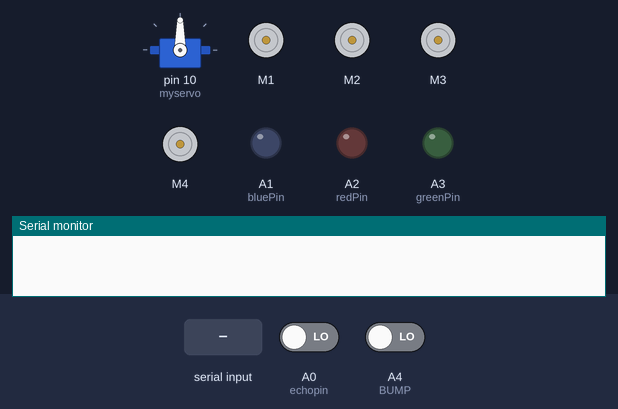
This sketch was run on a simulated Arduino Uno, built with avr-gcc and run on an emulated ATmega328P. On the bench: servo, 4 × DC motor (green arrow = forward, orange = backward, longer = faster), output pins drawn as LEDs (lit = HIGH), the last lines printed to the serial monitor. Inputs (shaded band) come from the test bench; at power-on: A0 (echopin) LOW, A4 (BUMP) LOW. Pins used as bus, display or sensor lines are not drawn.

Above: at 1.2 s.
1.3 s: "b" received over the second serial link
At 1.8 s:
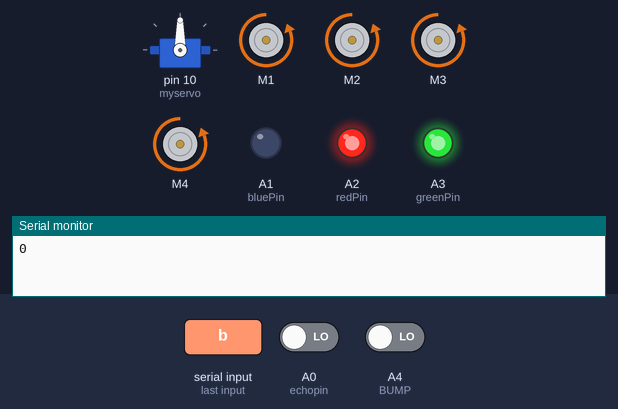
2.8 s: "f" received over the second serial link
At 3.4 s:
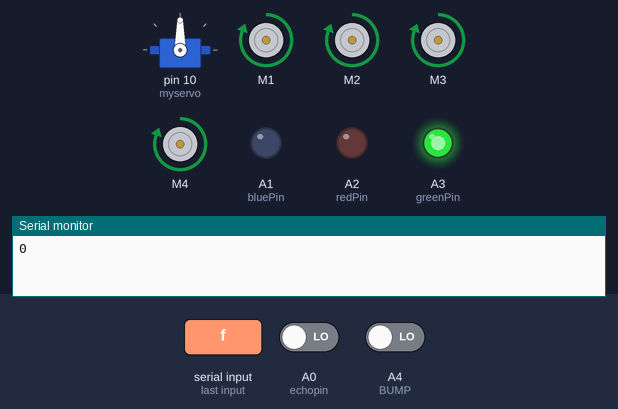
4.3 s: "l" received over the second serial link
At 4.6 s:
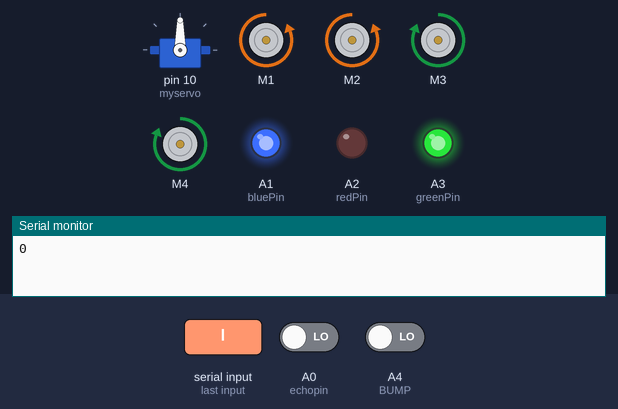
5.8 s: "r" received over the second serial link
At 6.9 s:
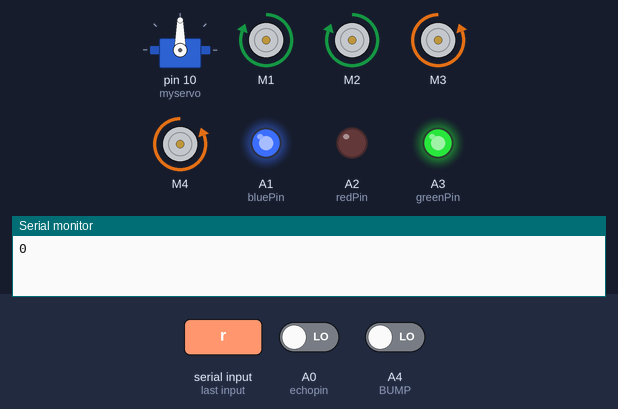
7.3 s: "s" received over the second serial link
At 8.0 s:
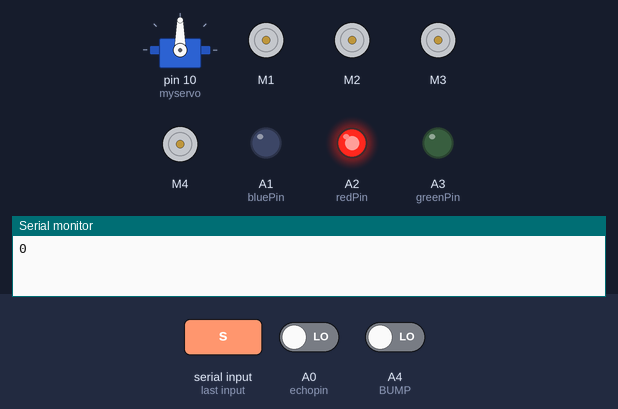
8.8 s: "a" received over the second serial link
At 12.2 s:
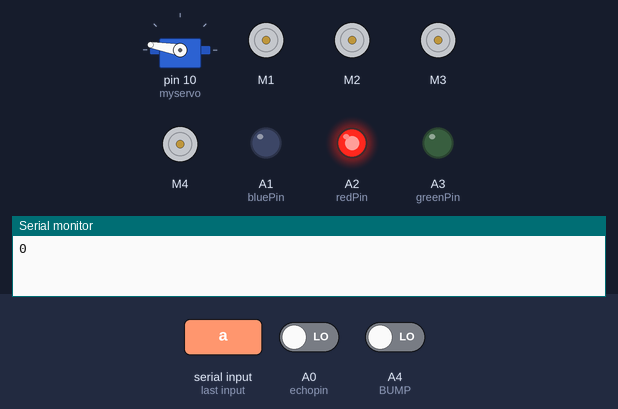
Timing chart, 0 to 14.9 s (numbered marks = the images above; inputs shaded):
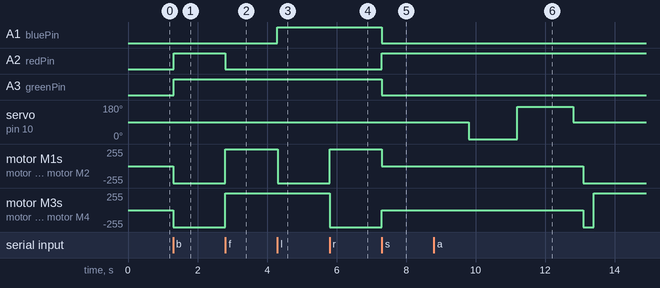

The sketch:

obstacle_avoid.ino
```cpp
#include "AFMotor.h"
#include <SoftwareSerial.h>
#include <Servo.h>
#define echopin A0
#define trigpin A5
#define RC_CAR_MODE 0
#define AVOID_CAR_MODE 1
#define BUMP A4

Servo myservo;

const int MOTOR_1 = 1;
const int MOTOR_2 = 2;
const int MOTOR_3 = 3;
const int MOTOR_4 = 4;

AF_DCMotor MOTOR1(MOTOR_1, MOTOR12_64KHZ);
AF_DCMotor MOTOR2(MOTOR_2, MOTOR12_64KHZ);
AF_DCMotor MOTOR3(MOTOR_3, MOTOR12_64KHZ);
AF_DCMotor MOTOR4(MOTOR_4, MOTOR12_64KHZ);

int greenPin = A3;
int redPin = A2;
int bluePin = A1;
int distance_L, distance_F, distance_R;
long distance;
int val = 0;
int set = 25;
int mode = RC_CAR_MODE;

SoftwareSerial BTSerial(2, 3);
#define ActionTime 3000

void setup()
{
 Serial.begin(9600);
 myservo.attach(10);
 myservo.write(90);
 pinMode(BUMP, INPUT);
 pinMode(trigpin, OUTPUT);
 pinMode(echopin, INPUT);
 MOTOR1.setSpeed(255);
 MOTOR2.setSpeed(255);
 MOTOR3.setSpeed(255);
 MOTOR4.setSpeed(255);
 BTSerial.begin(9600);
}

void crash()
{
 val = digitalRead(BUMP);
 Serial.println(val);
 delay(20);
 if (val == 1)
 {
 setColor(255, 0, 255);
 delay(200);
 setColor(0, 0, 0);
 delay(200);
 setColor(255, 0, 255);
 delay(200);
 setColor(0, 0, 0);
 }
}

void setColor(int red, int green, int blue)
{
 analogWrite(redPin, red);
 analogWrite(greenPin, green);
 analogWrite(bluePin, blue);
}

long data()
{
 digitalWrite(trigpin, LOW);
 delayMicroseconds(2);
 digitalWrite(trigpin, HIGH);
 delayMicroseconds(10);
 distance = pulseIn(echopin, HIGH);
 return distance / 29 / 2;
}

void compareDistance()
{
 if (distance_L > distance_R)
 {
 MOTOR1.run(BACKWARD);
 MOTOR2.run(BACKWARD);
 MOTOR3.run(FORWARD);
 MOTOR4.run(FORWARD);
 delay(350);
 }
 else if (distance_R > distance_L)
 {
 MOTOR1.run(FORWARD);
 MOTOR2.run(FORWARD);
 MOTOR3.run(BACKWARD);
 MOTOR4.run(BACKWARD);
 delay(350);
 }
 else
 {
 MOTOR1.run(BACKWARD);
 MOTOR2.run(BACKWARD);
 MOTOR3.run(BACKWARD);
 MOTOR4.run(BACKWARD);
 delay(300);
 MOTOR1.run(BACKWARD);
 MOTOR2.run(BACKWARD);
 MOTOR3.run(FORWARD);
 MOTOR4.run(FORWARD);
 delay(500);
 }
}

void hc_sr4()
{
 MOTOR1.run(RELEASE);
 MOTOR2.run(RELEASE);
 MOTOR3.run(RELEASE);
 MOTOR4.run(RELEASE);
 myservo.write(0);
 delay(300);
 distance_R = data();
 delay(100);
 myservo.write(170);
 delay(500);
 distance_L = data();
 delay(100);
 myservo.write(90);
 delay(300);
 compareDistance();
}

void Stop_Release()
{
 MOTOR1.run(RELEASE);
 MOTOR2.run(RELEASE);
 MOTOR3.run(RELEASE);
 MOTOR4.run(RELEASE);
 setColor(255, 0, 0);
 delay(20);
}

void Go_Forward()
{
 MOTOR1.run(FORWARD);
 MOTOR2.run(FORWARD);
 MOTOR3.run(FORWARD);
 MOTOR4.run(FORWARD);
 setColor(0, 255, 0);
 delay(20);
}

void Go_Backward()
{
 MOTOR1.run(BACKWARD);
 MOTOR2.run(BACKWARD);
 MOTOR3.run(BACKWARD);
 MOTOR4.run(BACKWARD);
 crash();
 setColor(255, 255, 0);
 delay(20);
}

void Go_Left()
{
 MOTOR1.run(BACKWARD);
 MOTOR2.run(BACKWARD);
 MOTOR3.run(FORWARD);
 MOTOR4.run(FORWARD);
 setColor(0, 255, 255);
 delay(20);
}

void Go_Right()
{
 MOTOR1.run(FORWARD);
 MOTOR2.run(FORWARD);
 MOTOR3.run(BACKWARD);
 MOTOR4.run(BACKWARD);
 setColor(0, 255, 255);
 delay(20);
}

void RC_CAR()
{
 if (BTSerial.available())
 {
 char cmd = (char)BTSerial.read();
 if (cmd == 'f')
 {
 Go_Forward();
 }
 else if (cmd == 'l')
 {
 Go_Left();
 }
 else if (cmd == 'r')
 {
 Go_Right();
 }
 else if (cmd == 'b')
 {
 Go_Backward();
 }
 else if (cmd == 's')
 {
 Stop_Release();
 }
 else if (cmd == 'a')
 {
 mode = AVOID_CAR_MODE;
 }
 }
}

void AVOID_CAR()
{
 distance_F = data();
 if (distance_F > set)
 {
 MOTOR1.run(FORWARD);
 MOTOR2.run(FORWARD);
 MOTOR3.run(FORWARD);
 MOTOR4.run(FORWARD);
 }
 else
 {
 hc_sr4();
 }
 if (BTSerial.available())
 {
 char cmd = (char)BTSerial.read();
 if (cmd == 'q')
 {
 mode = RC_CAR_MODE;
 }
 }
}

void loop()
{
 if (mode == RC_CAR_MODE)
 {
 RC_CAR();
 }
 else if (mode == AVOID_CAR_MODE)
 {
 AVOID_CAR();
 }
}
```

Measured:
- after the input at 1.3 s, A2 (redPin), A3 (greenPin): LOW → HIGH at once; motor M1–4: stopped → backward 255/255 at once
- after the input at 2.8 s, A2 (redPin): HIGH → LOW at once; motor M1–4: backward 255/255 → forward 255/255 at once
- after the input at 4.3 s, A1 (bluePin): LOW → HIGH at once; motor M1, motor M2: forward 255/255 → backward 255/255 at once
- after the input at 5.8 s, motor M1, motor M2: backward 255/255 → forward 255/255 at once; motor M3, motor M4: forward 255/255 → backward 255/255 at once
- after the input at 7.3 s, A1 (bluePin), A3 (greenPin): HIGH → LOW at once; A2 (redPin): LOW → HIGH at once; motor M1, motor M2: forward 255/255 → stopped at once; motor M3, motor M4: backward 255/255 → stopped at once
- after the input at 8.8 s, servo on pin 10 (myservo): 90° → 0° after 1.0 s, → 170° 1.4 s later, → 90° 1.6 s later; motor M1, motor M2: stopped → backward 255/255 after 4.3 s; motor M3, motor M4: stopped → backward 255/255 after 4.3 s, → forward 255/255 0.30 s later
